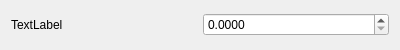
<?xml version="1.0" encoding="UTF-8"?>
<ui version="4.0">
 <class>Form</class>
 <widget class="QWidget" name="Form">
  <property name="geometry">
   <rect>
    <x>0</x>
    <y>0</y>
    <width>400</width>
    <height>50</height>
   </rect>
  </property>
  <property name="windowTitle">
   <string>Form</string>
  </property>
  <layout class="QHBoxLayout" name="horizontalLayout">
   <item>
    <widget class="QLabel" name="label">
     <property name="text">
      <string>TextLabel</string>
     </property>
    </widget>
   </item>
   <item>
    <widget class="QDoubleSpinBox" name="doubleSpinBox">
     <property name="decimals">
      <number>4</number>
     </property>
    </widget>
   </item>
  </layout>
 </widget>
 <resources/>
 <connections/>
</ui>
